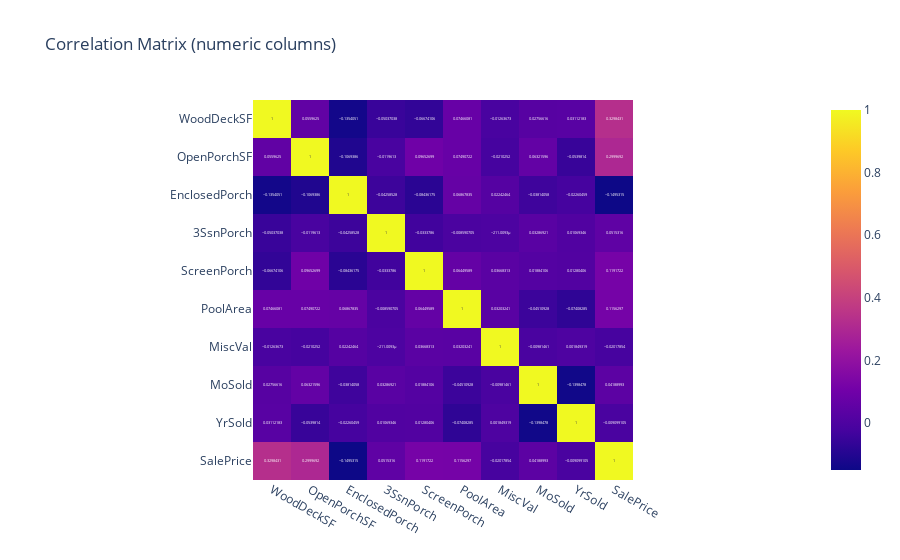

The notebook cell this image was saved under:
### Code cell
num_df = df.select_dtypes(include='number')
corr = num_df.corr()['SalePrice'].sort_values(ascending=False)
fig = px.imshow(num_df.corr(), text_auto=True, title='Correlation Matrix (numeric columns)')
fig.show()

### Figure 1 — Plotly figure (JSON) as saved in the notebook; plotly's stock layout.template omitted (floating-point values rounded to 4 significant figures)
{"data": [{"coloraxis": "coloraxis", "hovertemplate": "x: %{x}<br>y: %{y}<br>color: %{z}<extra></extra>", "name": "0", "texttemplate": "%{z}", "type": "heatmap", "x": ["WoodDeckSF", "OpenPorchSF", "EnclosedPorch", "3SsnPorch", "ScreenPorch", "PoolArea", "MiscVal", "MoSold", "YrSold", "SalePrice"], "xaxis": "x", "y": ["WoodDeckSF", "OpenPorchSF", "EnclosedPorch", "3SsnPorch", "ScreenPorch", "PoolArea", "MiscVal", "MoSold", "YrSold", "SalePrice"], "yaxis": "y", "z": [[1.0, 0.05596, -0.1354, -0.05037, -0.06674, 0.07466, -0.01264, 0.02757, 0.03112, 0.3298], [0.05596, 1.0, -0.1069, -0.01196, 0.09653, 0.07491, -0.02103, 0.06322, -0.05398, 0.3], [-0.1354, -0.1069, 1.0, -0.04259, -0.08436, 0.06868, 0.02242, -0.03814, -0.0226, -0.1495], [-0.05037, -0.01196, -0.04259, 1.0, -0.03338, -0.008591, -0.000211, 0.03287, 0.01069, 0.05153], [-0.06674, 0.09653, -0.08436, -0.03338, 1.0, 0.0645, 0.03668, 0.01884, 0.0128, 0.1192], [0.07466, 0.07491, 0.06868, -0.008591, 0.0645, 1.0, 0.03203, -0.04511, -0.07408, 0.1156], [-0.01264, -0.02103, 0.02242, -0.000211, 0.03668, 0.03203, 1.0, -0.009815, 0.001849, -0.02018], [0.02757, 0.06322, -0.03814, 0.03287, 0.01884, -0.04511, -0.009815, 1.0, -0.1398, 0.04189], [0.03112, -0.05398, -0.0226, 0.01069, 0.0128, -0.07408, 0.001849, -0.1398, 1.0, -0.009099], [0.3298, 0.3, -0.1495, 0.05153, 0.1192, 0.1156, -0.02018, 0.04189, -0.009099, 1.0]]}], "layout": {"coloraxis": {"colorscale": [[0, "#0d0887"], [0.1111, "#46039f"], [0.2222, "#7201a8"], [0.3333, "#9c179e"], [0.4444, "#bd3786"], [0.5556, "#d8576b"], [0.6667, "#ed7953"], [0.7778, "#fb9f3a"], [0.8889, "#fdca26"], [1, "#f0f921"]]}, "title": {"text": "Correlation Matrix (numeric columns)"}, "xaxis": {"anchor": "y", "constrain": "domain", "domain": [0, 1], "scaleanchor": "y"}, "yaxis": {"anchor": "x", "autorange": "reversed", "constrain": "domain", "domain": [0, 1]}}}
